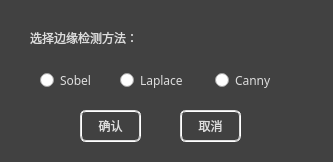
<?xml version="1.0" encoding="UTF-8"?>
<ui version="4.0">
 <class>EdgeDetectionDialog</class>
 <widget class="QDialog" name="EdgeDetectionDialog">
  <property name="geometry">
   <rect>
    <x>0</x>
    <y>0</y>
    <width>333</width>
    <height>162</height>
   </rect>
  </property>
  <property name="windowTitle">
   <string>边缘检测</string>
  </property>
  <property name="styleSheet">
   <string notr="true">QDialog
{
	background-color:rgb(65, 65, 65);
}
QDialog QLabel
{
	color:rgb(221, 221, 221);
	qproperty-alignment: AlignCenter;
}
QPushButton
{
	border:2px groove rgb(221, 221, 221);
	border-radius: 6px;
	color:rgb(221, 221, 221);
	padding: 2px 5px;
}
QPushButton:hover
{
	border:2px groove rgb(221, 221, 221);
	color: rgb(83, 83, 83);
	background-color: rgb(221, 221, 221);
}
QPushButton:pressed
{
	border:2px groove rgb(70, 160, 245);
	color: rgb(221, 221, 221);
	background-color: rgb(70, 160, 245);
}
QRadioButton
{
	color:rgb(221, 221, 221);
}</string>
  </property>
  <widget class="QLabel" name="textLabel">
   <property name="geometry">
    <rect>
     <x>30</x>
     <y>30</y>
     <width>131</width>
     <height>16</height>
    </rect>
   </property>
   <property name="font">
    <font>
     <family>Lantinghei SC</family>
    </font>
   </property>
   <property name="text">
    <string>选择边缘检测方法：</string>
   </property>
  </widget>
  <widget class="QRadioButton" name="sobelButton">
   <property name="geometry">
    <rect>
     <x>40</x>
     <y>70</y>
     <width>81</width>
     <height>20</height>
    </rect>
   </property>
   <property name="font">
    <font>
     <family>Lantinghei SC</family>
    </font>
   </property>
   <property name="cursor">
    <cursorShape>PointingHandCursor</cursorShape>
   </property>
   <property name="text">
    <string>Sobel</string>
   </property>
  </widget>
  <widget class="QRadioButton" name="laplaceButton">
   <property name="geometry">
    <rect>
     <x>120</x>
     <y>70</y>
     <width>81</width>
     <height>20</height>
    </rect>
   </property>
   <property name="font">
    <font>
     <family>Lantinghei SC</family>
    </font>
   </property>
   <property name="cursor">
    <cursorShape>PointingHandCursor</cursorShape>
   </property>
   <property name="text">
    <string>Laplace</string>
   </property>
  </widget>
  <widget class="QRadioButton" name="cannyButton">
   <property name="geometry">
    <rect>
     <x>215</x>
     <y>70</y>
     <width>81</width>
     <height>20</height>
    </rect>
   </property>
   <property name="font">
    <font>
     <family>Lantinghei SC</family>
    </font>
   </property>
   <property name="cursor">
    <cursorShape>PointingHandCursor</cursorShape>
   </property>
   <property name="text">
    <string>Canny</string>
   </property>
  </widget>
  <widget class="QPushButton" name="conformButton">
   <property name="geometry">
    <rect>
     <x>80</x>
     <y>110</y>
     <width>61</width>
     <height>32</height>
    </rect>
   </property>
   <property name="font">
    <font>
     <family>Lantinghei SC</family>
    </font>
   </property>
   <property name="cursor">
    <cursorShape>PointingHandCursor</cursorShape>
   </property>
   <property name="text">
    <string>确认</string>
   </property>
  </widget>
  <widget class="QPushButton" name="cancelButton">
   <property name="geometry">
    <rect>
     <x>180</x>
     <y>110</y>
     <width>61</width>
     <height>32</height>
    </rect>
   </property>
   <property name="font">
    <font>
     <family>Lantinghei SC</family>
    </font>
   </property>
   <property name="cursor">
    <cursorShape>PointingHandCursor</cursorShape>
   </property>
   <property name="text">
    <string>取消</string>
   </property>
  </widget>
 </widget>
 <resources/>
 <connections/>
</ui>
